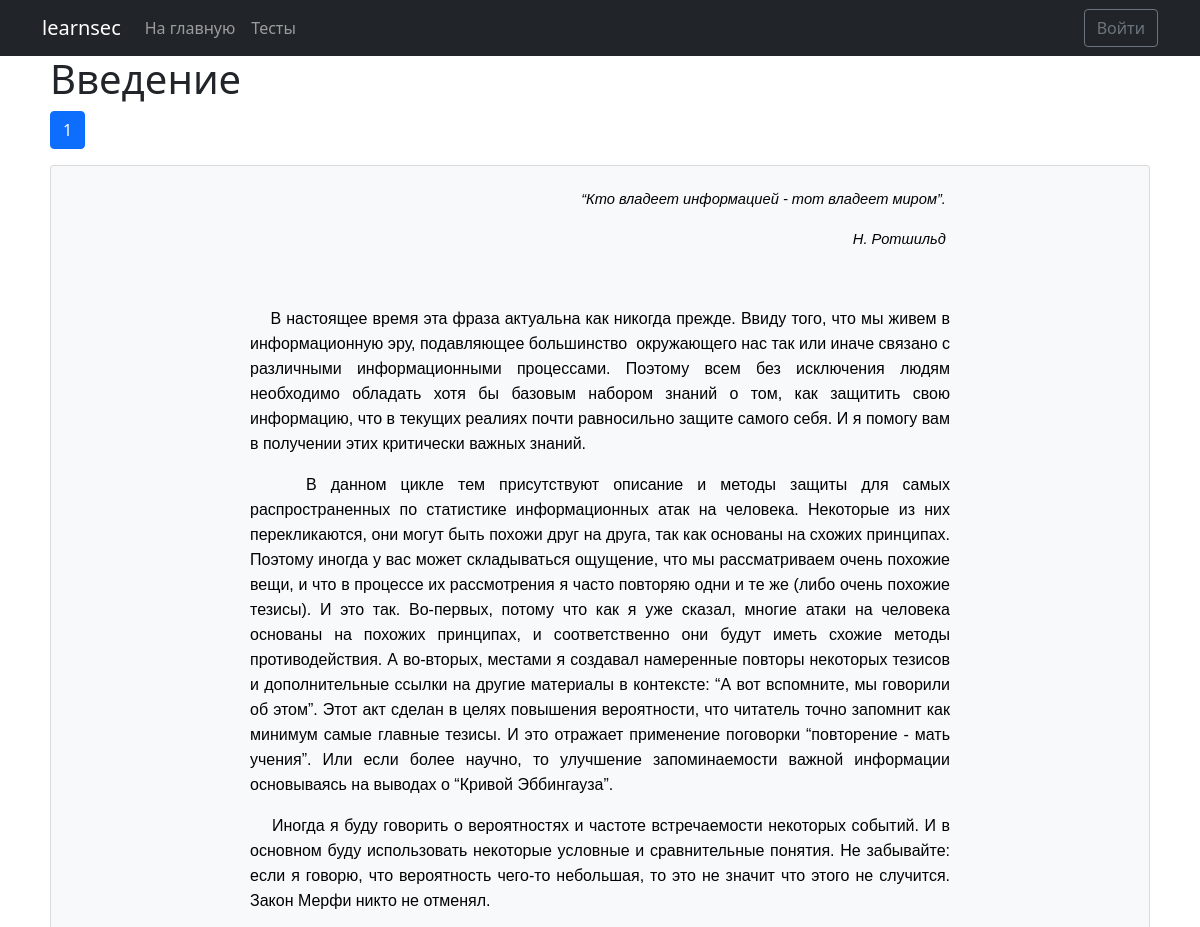
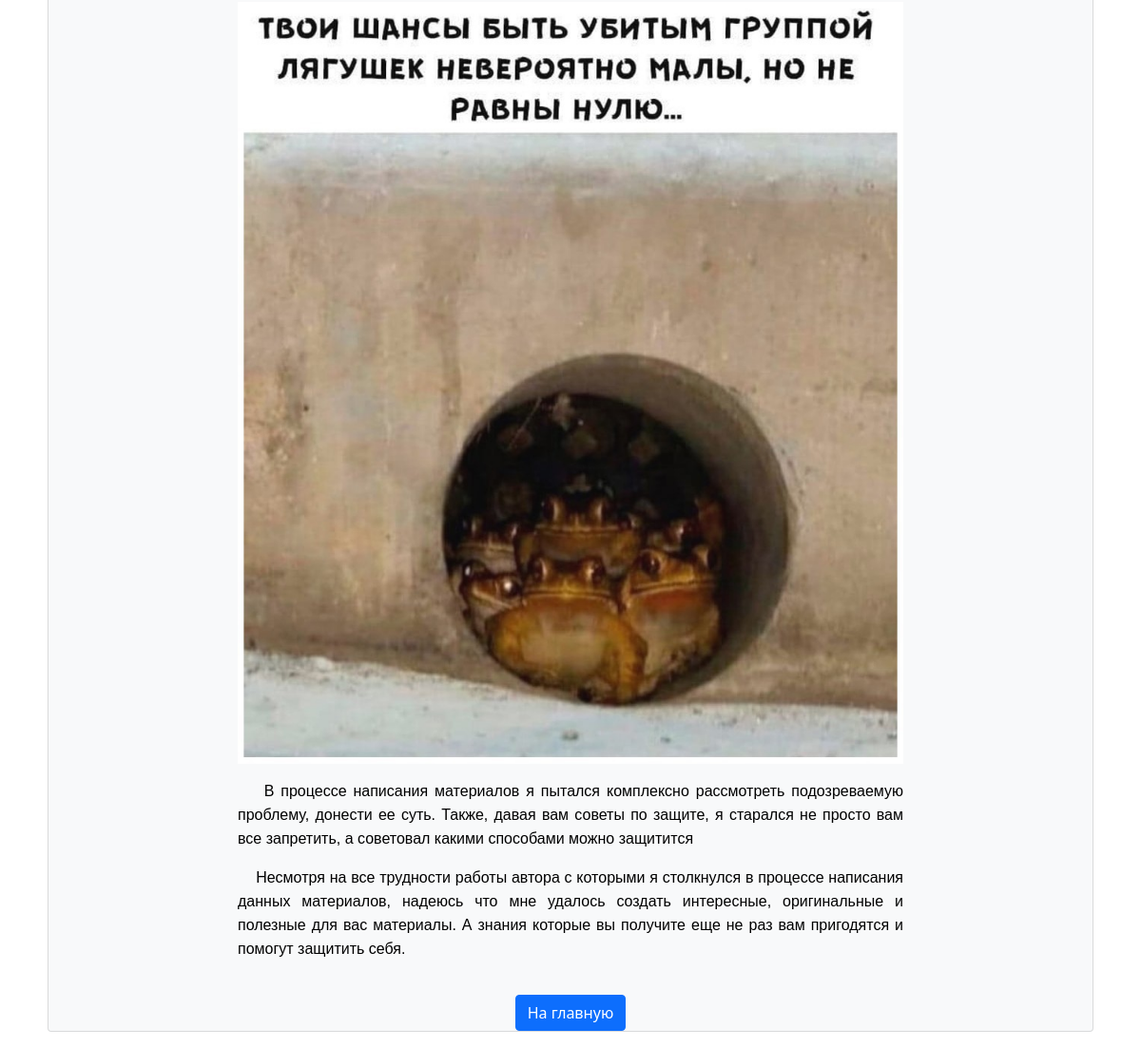
/edu/3/, run on the app's committed database (2 pictures, top to bottom).
### mainapp/models.py (models this page shows, shortened)
class Topic(models.Model):
     topic = models.CharField(max_length=128, verbose_name="Тема")

class ContentCard(models.Model):
    text = RichTextUploadingField(verbose_name='Содержание карточки')
    topic = models.ForeignKey("Topic", on_delete=models.PROTECT, default=0)
    order = models.IntegerField(verbose_name="Порядковый номер карточки", default=1000)
    label = models.CharField(
        max_length=32, verbose_name="Обозначение карточки при пагинации", default=order)

### mainapp/views.py (the view)
# urls.py: path('edu/<int:id>/', EducationListView.as_view(), name="Education"),
class EducationListView(ListView):
    model = ContentCard
    template_name = 'mainapp/education.html'
    def get_context_data(self, *args, **kwargs):
        context = super().get_context_data(**kwargs)
        id = context['view'].kwargs["id"]
        context['object_list'] = ContentCard.objects.filter(
            topic_id=id).order_by('order')
        context['comment_list'] = Comment.objects.filter(topic_id=id)
        context['title'] = Topic.objects.get(pk=id).topic
        context['topic_id'] = id
        paginator = Paginator(context['object_list'], 1)
        education_card_number = self.request.GET.get('page', 1)
        context['object_list'] = paginator.get_page(education_card_number)
        return context

### mainapp/templates/mainapp/education.html (shortened to what this page needs)
{%extends 'mainapp/base.html'%}
{%block content%}
    <main class="main-content">
        <div class="container">
            <div class="mx-auto mx-width-1100">
              <header>
                <h1>{{title}}</h1>
                </header>
                <nav id='pagination'>
                    <ul class='pagination'>
                        {% for i in  object_list.paginator.page_range %}
                                {% if object_list.number == i %}
                                    <li class="page-item active"><a class="page-link" href="{{request.path}}?page={{i}}">{{ i }}</a></li>
                                {% else %}
                                    <li class="page-item"><a class="page-link" href="{{request.path}}?page={{i}}">{{ i }}</a></li>
                                {% endif %}
                        {% endfor%}
                    </ul>
                    </nav>
                    {% for i in  object_list%}
                    <div id="mycontent" class="card mb-3 bg-light">
                            <div class="card-text mx-auto">
                                {% autoescape off %}{{ i.text }}{% endautoescape %}
                            </div>
                            {%if object_list.has_next %}
                                <a class="btn btn-primary" id="next-btn" href="{{ request.path}}?page={{object_list.next_page_number}}" role="button">Далее</a>
                            {%else %}
                                <div class="mx-auto">
                                    <a class="btn btn-primary" href="/" role="button">На главную</a>
                                </div>
                            {% endif%}
                    </div>
                    {% endfor%}
            </div>
            </div>
    </main>
{%endblock%}

### mainapp/static/style.css (style rules this page uses)
.main-content { margin-top: 55px; }
.card-text { max-width: 700px; padding: 20px 0; }
.card-text span { font-family: Arial, Helvetica, sans-serif; }
.mx-width-1100 { max-width: 1100px; }
img.img-content-card { display: block; margin: 0 auto; max-width: 100%; height: auto !important; object-fit: contain; max-height: 100%; width: auto; }

### data on the page
Topic: topic "Введение"
ContentCard: text "“Кто владеет информацией - тот владеет миром”. Н. Ротшильд В настоящее время эта фраза актуальна как никогда прежде. Ввиду того, что мы живем в информационную эру, подавляющее большинство окружающего нас так или иначе связано с различными информационными процессами. Поэтому всем без исключения людям необходимо обладать хотя бы базовым набором знаний о том, как защитить свою информацию, что в текущих реалиях почти равносильно защите самого себя. И я помогу вам в получении этих критически важных знаний. В данном цикле тем присутствуют описание и методы защиты для самых распространенных по статистике информационных атак на человека. Некоторые из них перекликаются, они могут быть похожи друг на…", text (picture)

### other printed values
{{ i }} "1"
